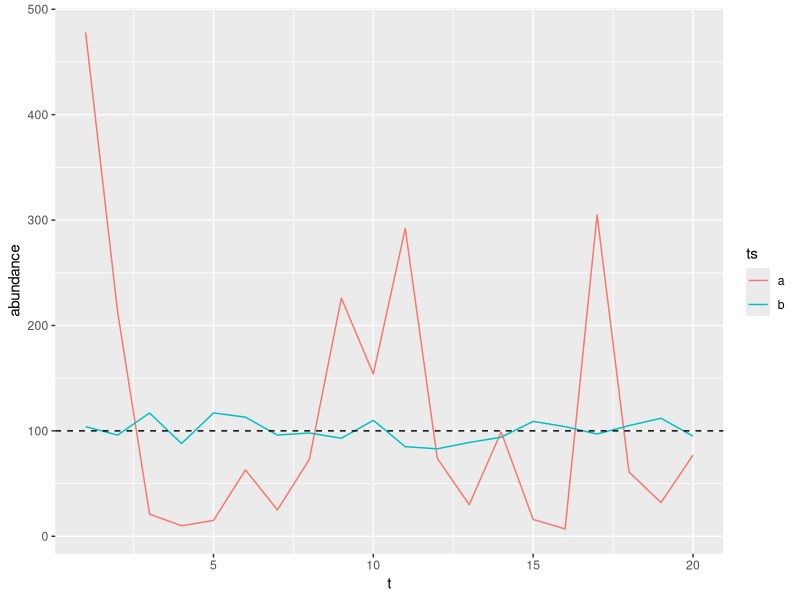
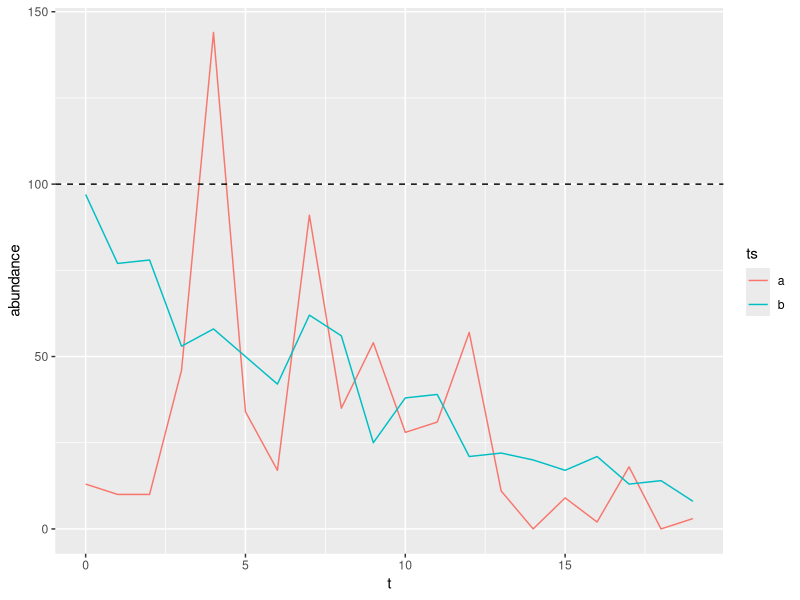

Here is the R script that generated these plots, in order:
## ---- chunk 1
library(ggplot2)
#define the number of years in the time series
n_years <- 20
#define a fixed average abundance
mu=100
#define a vector of two different n, for two different inter-annual variabilities
n_vec=c(1,100)

#define a table with time-series characteristics
df=data.frame(t=1:n_years,ts=rep(letters[1:2],each=n_years),n=rep(n_vec,each=n_years),mu=mu)

#simulate abundance values
df$abundance <- rnbinom(nrow(df), mu = df$mu, size = df$n)

ggplot(data=df,aes(x=t,y=abundance,color=ts))+geom_line()+
  geom_hline(yintercept=mu,linetype="dashed")

## ---- chunk 2
#define the original abundance
mu_zero=100
#define the growth rate
r=-0.1

#define a table with time-series characteristics
df=data.frame(t=0:(n_years-1),ts=rep(letters[1:2],each=n_years),n=rep(n_vec,each=n_years),r=r)

#define the yearly mu value:
df$mu=mu_zero*(1+df$r)^df$t

#simulate abundance values
df$abundance <- rnbinom(nrow(df), mu = df$mu, size = df$n)

ggplot(data=df,aes(x=t,y=abundance,color=ts))+geom_line()+
  geom_hline(yintercept=mu,linetype="dashed")
